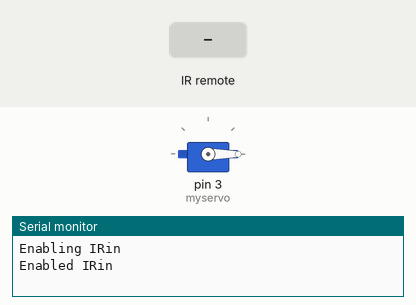
Bench run of a sketch on a simulated Arduino Uno, built with avr-gcc and run on an emulated ATmega328P. Parts: servo, the last lines printed to the serial monitor. The inputs (shaded band) are chosen by the test bench.

Above: at 1.2 s.
1.3 s: infrared code 0xFD08F7 received
At 2.1 s:
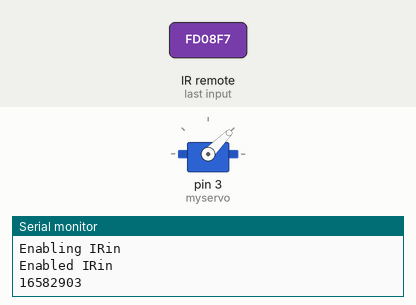
3.8 s: infrared code 0xFD8877 received
At 4.6 s:
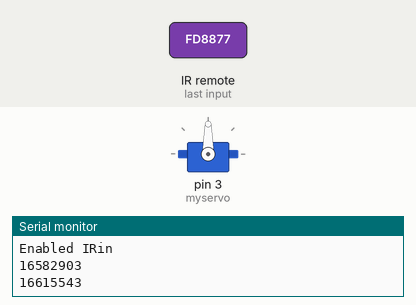
6.3 s: infrared code 0xFD28D7 received
At 7.1 s:
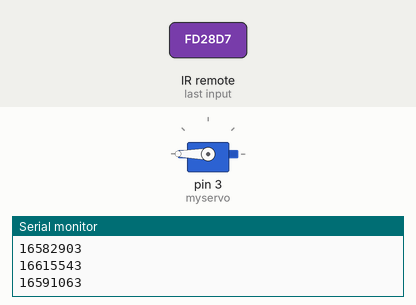
Timing chart, 0 to 9.8 s (numbered marks = the images above; inputs shaded):
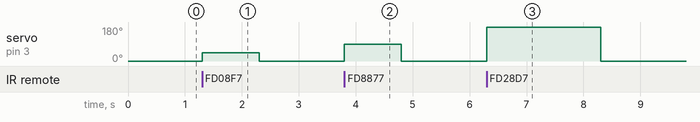

Measured:
- after the input at 1.3 s, servo on pin 3 (myservo): 0° → 45° at once, → 0° 1.0 s later
- after the input at 3.8 s, servo on pin 3 (myservo): 0° → 90° at once, → 0° 1.0 s later
- after the input at 6.3 s, servo on pin 3 (myservo): 0° → 180° at once, → 0° 2.0 s later

The sketch:

project15.cpp.ino
```cpp
#include <IRremote.h>
#include <Servo.h>

int RECV_PIN = 5;
IRrecv irrecv(RECV_PIN);
decode_results results;
Servo myservo;
int pos = 0;

void setup() {
  Serial.begin(9600);
  Serial.println("Enabling IRin");
  irrecv.enableIRIn();
  Serial.println("Enabled IRin");
  myservo.attach(3);
  myservo.write(pos);
}

void loop() {
  if (irrecv.decode(&results)) {  // Fixed missing parenthesis and added '&' before results
    Serial.println(results.value, DEC);

    if (results.value == 16582903) {  // Fixed typo in 'results'
      myservo.write(45);
      delay(1000);
    }
    else if (results.value == 16615543) {  // Fixed typo in 'results'
      myservo.write(90);
      delay(1000);
    }
    else if (results.value == 16591063) {  // Fixed typo in 'results'
      myservo.write(180);
      delay(2000);
    }

    myservo.write(0);
    irrecv.resume();  // Fixed 'irrev' to 'irrecv'
    delay(100);
  }
}
```
